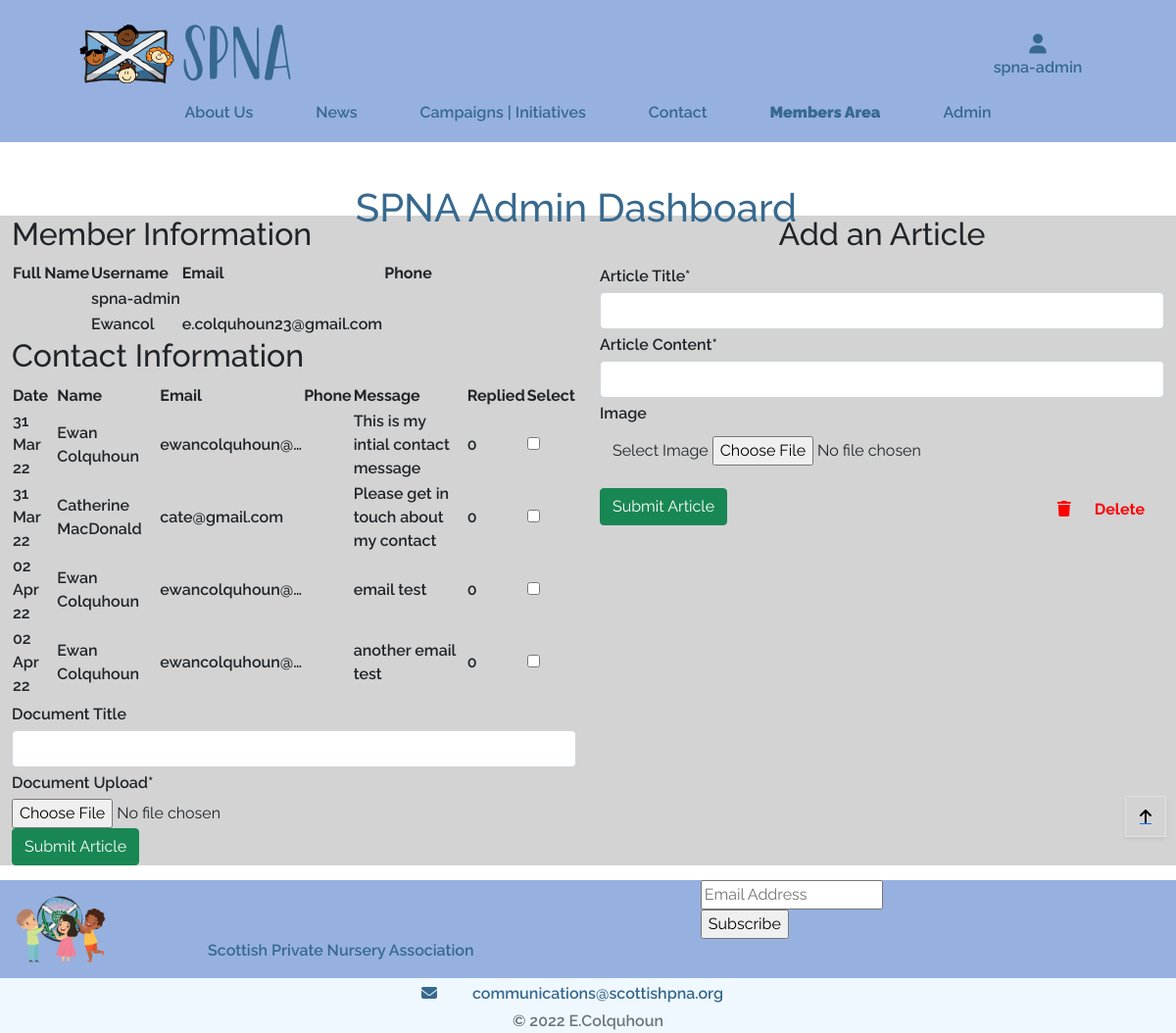
Page /spna_admin/ (signed in) on the committed database.
### contact/models.py (models this page shows, shortened)
class Contact(models.Model):
    name = models.CharField(max_length=30, null=False, blank=False)
    phone_regex = RegexValidator(regex=r'^\+?1?\d{9,15}$', message="Phone number must be entered in the format: '+999999999'. Up to 15 digits allowed.")
    phone_number = models.CharField(validators=[phone_regex], max_length=17, blank=True) # Validators should be a list
    email = models.EmailField(
        max_length=40,
        blank=False,
        help_text='Email must include "@"')
    message = models.TextField(blank=False, null=False)
    replied = models.IntegerField(choices=REPLIED, default=False)
    created = models.DateTimeField(auto_now=True)
    objects = models.Manager()
    class Meta:
        ordering = ['created']

### spna_admin/views.py (the view)
# urls.py: path('spna_admin/', include('spna_admin.urls')),
@login_required
def spna_admin(request):
    docForm = DocumentForm()
    form = ArticleForm()
    users = User.objects.all()
    contacts = Contact.objects.all()
    context = {
        'docForm': docForm,
        'form': form,
        'users': users,
        'contacts': contacts,
    }
    return render(request, 'spna_admin/spna_admin.html', context)

### contact/forms.py
class ContactForm(forms.ModelForm):
    class Meta:
        model = Contact
        fields = ('name', 'phone_number', 'email', 'message')
        widgets = {
            'message': SummernoteWidget(),
            'email': forms.EmailInput(
                attrs={'placeholder': 'you@youremail.com'}),
            'phone_number': forms.TextInput(
                attrs={'placeholder': '+44 1234567890',
                       'rows': 1, 'cols': 15})
        }

### member/forms.py
class DocumentForm(forms.ModelForm):
    class Meta:
        model = Document
        fields = ('title', 'doc',)
    def __init__(self, *args, **kwargs):
        super().__init__(*args, **kwargs)
        self.fields['title'].label = 'Document Title'
        self.fields['doc'].label = 'Document Upload'

### contact/context.py (called while the page is built)
def contact_modal(request):
    article = Articles.objects.all()
    doc = Document.objects.all()
    contact_form = ContactForm()
    context = {
        'contact_form': contact_form,
        'article': article,
        'doc': doc,
    }
    return context

### spna_admin/templates/spna_admin/spna_admin.html (shortened to what this page needs)
{% extends "base.html" %}
{% load static %}
{% load crispy_forms_tags %}
{% block extra_css %}
<link rel="stylesheet" type="text/css" href="{% static 'spna_admin/css/spna_admin.css' %}">
{% endblock %}
{% block page_header %}
    <div class="container-fluid header-container">
    </div>
{% endblock %}
{% block content %}
<section id="admin-header">
    <div class="conatiner-fluid text-center">
        <div class="row h-100 w-100">
            <div class="col-12 p-5 h-100 w-100 text-center">
                <h1 id="admin-title" class="text-blue">SPNA Admin Dashboard</h1>
            </div>
        </div>
    </div>
</section>
<section id="admin-dashboard" class="bg-light-grey">
    <div class="container-fluid">
        <div class="row">
            <div class="col-12 col-md-6 mx-auto">
                <div>
                    <div class="member-table-head">
                        <h2>Member Information</h2>
                    </div>
                    <table>
                        <tr>
                            <th>Full Name</th>
                            <th>Username</th>
                            <th>Email</th>
                            <th>Phone</th>
                        </tr>
                        {% for user in users %}
                        <tr>
                            <td>{{user.first_name}} {{user.last_name}}</td>
                            <td>{{user.username}}</td>
                            <td>{{user.email}}</td>
                            <td>{{user.phone}}</td>
                        </tr>
                        {% endfor %}
                    </table>
                </div>
                <div class="div">
                    <div class="contact-table-head">
                        <h2>Contact Information</h2>
                    </div>
                    <table>
                        <tr>
                            <th>Date</th>
                            <th>Name</th>
                            <th>Email</th>
                            <th>Phone</th>
                            <th>Message</th>
                            <th>Replied</th>
                            <th>Select</th>
                        </tr>
                        {% for contact in contacts %}
                        <tr>
                            <td>{{contact.created|date:"d M y" }}</td>
                            <td>{{contact.name}}</td>
                            <td>{{contact.email|truncatechars:15}}</td>
                            <td>{{contact.phone}}</td>
                            <td>{{contact.message|cut:"<p>"|cut:"</p>"}}</td>
                            <td>{{contact.replied}}</td>
                            <td><input type="checkbox" id="select" name="email" value="{{contact.email}}"></td>
                        </tr>
                        {% endfor %}
                    </table>
                </div>
            </div>
            <div class="col-12 col-md-6 mx-auto">
                <div class="text-center">
                    <h2>Add an Article</h2>
                </div>
                <form class="admin-form" action="{% url 'add_article' %}" method="POST" enctype="multipart/form-data">
                    {{ form|crispy }}
                    <div>
                        <button class="btn btn-success">Submit Article</button>
                        <a id="delete-button" data-bs-toggle="modal" data-bs-target="#delete-modal" href="#delete-modal"><i class="fas fa-trash"></i>Delete</a>
                    </div>
                </form>
            </div>
        </div>
        <div class="row">
            <div class="col-6">
                <form class="admin-form" action="{% url 'add_document' %}" method="POST" enctype="multipart/form-data">
                    {{ docForm|crispy }}
                    <div>
                        <button class="btn btn-success">Submit Article</button>
                    </div>
                </form>
            </div>
        </div>
    </div>
</section>
{% endblock %}

### templates/base.html (shortened to what this page needs)
{% load static %}
{% load crispy_forms_tags %}
<!doctype html>
<html lang="en">
    <head>
        {% block corecss %}
        <link rel="stylesheet"  type="text/css" href="https://cdnjs.cloudflare.com/ajax/libs/tiny-slider/2.9.4/tiny-slider.css">
        <link href="//cdn-images.mailchimp.com/embedcode/classic-10_7_dtp.css" rel="stylesheet" type="text/css">
        <link href="https://cdn.jsdelivr.net/npm/bootstrap@5.1.3/dist/css/bootstrap.min.css" rel="stylesheet">
        <link rel="stylesheet" href="{% static 'css/base.css' %}">
        {% endblock %}
        {% block extra_css %}
        {% endblock %}
    </head>
    <body>
        <header class="fixed-top bg-blue">
            <div id="topnav" class="row pt-lg-2 d-none d-lg-flex">
                <div class="col-12 col-md-8 mx-auto my-auto py-1 py-lg-0">
                    <a href="{% url 'home' %}" class="nav-link main-logo-link">
                        <img src="{{ spna }}/media/original/logo.png" alt="SPNA Logo">
                    </a>
                </div>
                <div class="col-12 col-md-2 mx-auto my-auto py-lg-0">
                    <div class="text-center other-nav" data-bs-toggle="dropdown">
                        <div><i class="fas fa-user fa-lg"></i></div>
                        <p class="my-0 link-text">{% if request.user.is_authenticated %}<span class="italic">{{user.username}}</span>{% else %}Join/Login{% endif %}</p>
                    </div>
                        {% include 'includes/account/spna_login.html' %}
                </div>
            </div>
            <div class="row cover">
                <div class="col-12 col-md-10 mx-auto">
                    <nav class="navbar navbar-expand-lg my-auto bg-blue h-100 w-100" id="navbarNav">
                        <div class="collapse navbar-collapse" id="main-nav">
                            <ul class="navbar-nav my-auto sticky-top">
                                <li class="nav-item">
                                    <a href="{% url 'about' %}">About Us</a>
                                </li>
                                <li class="nav-item ">
                                    <a href="{% url 'news' %}">News</a>
                                </li>
                                <li class="nav-item">
                                    <a href="{% url 'initiatives' %}">Campaigns | Initiatives</a>
                                </li>
                                <li class="nav-item">
                                    <a id="contact-button" data-bs-toggle="modal" data-bs-target="#myModal" href="#myModal">Contact</a>
                                </li>
                                {% if request.user.is_authenticated %}
                                <li class="nav-item">
                                    <a href="{% url 'member_area' %}"><strong>Members Area</strong></a>
                                </li>
                                {% endif %}
                                {% if request.user.is_authenticated %}
                                    {% if request.user.is_superuser %}
                                    <li class="nav-item">
                                        <a href="{% url 'spna_admin' %}">Admin</a>
                                    </li>
                                    {% endif %}
                                {% endif %}
                            </ul>
                        </div>
                    </nav>
                </div>
            </div>
        </header>
        {% block page_header %}
        {% endblock %}
        {% block content %}
        {% endblock %}
        <div class="btt-button shadow-sm rounded-0 border border-black">
            <a id="btt-link"class="btt-link d-flex h-100">
                <i id="btt-arrow" class="fas fa-arrow-up text-black mx-auto my-auto"></i>
            </a>
        </div>
        <footer class=" fixed-bottom">
            <div id="footer" class="container-fluid bg-blue">
                <div id="mailchimp-row" class="row">
                    <div class="col-12 col-md-2 d-none d-md-block ">
                        <img class="pl-3" src="{{ spna }}/media/original/cropped-SPNA_logo_icon.png" width="100px" height="100px" alt="Cropped SPNA logo">
                    </div>
                    <div class="col-12 col-lg-3 pb-0 mb-0 my-auto">
                        <p class="footer-logo text-blue">Scottish Private Nursery Association</p>
                    </div>
                    <div class="col-12 col-md-7">
                        <div id="mc_embed_signup">
                            <form action="https://hotmail.us14.list-manage.com/subscribe/post?u=291280cf52030472eb64f0704&amp;id=a51e9f2451" method="post" id="mc-embedded-subscribe-form" name="mc-embedded-subscribe-form" class="validate" target="_blank" novalidate>
                                <div id="mc_embed_signup_scroll">
                                    <div class="mc-field-group">
                                        <input placeholder="Email Address" type="email" value="" name="EMAIL" class="required email" id="mce-EMAIL">
                                    </div>
                                    <div class="d-inline">
                                        <input type="submit" value="Subscribe" name="subscribe" id="mc-embedded-subscribe" class="button btn-blue">
                                    </div>
                                </div>
                            </form>
                        </div>
                    </div>
                </div>
                <div id="inner-lower-footer" class="row">
                    <div class="col-12 text-center">
                        <div class="p-1">
                            <i class="fas fa-envelope"></i>
                            <a class="pl-1" href="mailto:communications@scottishpna.org">communications@scottishpna.org</a>
                        </div>
                        <span class="text-muted">&copy 2022 E.Colquhoun </span>
                    </div>
                </div>
            </div>
        </footer>
    </body>
</html>

### static/css/base.css (style rules this page uses)
html { height: 100%; scroll-behavior: smooth; }
body { font-family: 'Raleway', sans-serif; font-weight: 600; overflow-y: auto; padding-bottom: 171px; }
.row { padding: 0; }
.fixed-top { z-index: 10; }
#topnav { height: 85px; }
.cover { min-height: 60px; }
#main-nav { justify-content: center; }
.nav-item a, footer a { text-decoration: none; color: #37698e; padding: 0 2rem; }
.bg-blue { background-color: #96b1e0; }
.bg-light-grey { background-color: lightgrey; }
.text-blue { color: #37698e; }
#footer { position: absolute; bottom: 0; align-items: center; height: fit-content; }
#inner-lower-footer { background-color: aliceblue; max-height: max-content; }
#btt-arrow { mix-blend-mode: difference; color: antiquewhite; }
.btt-button { height: 42px; width: 42px; position: fixed; bottom: 200px; right: 10px; }
.btt-link { cursor: pointer; }
#mc_embed_signup { float: right; width: 70%; }
#mc_embed_signup .mc-field-group { width: 98%; }
.fas, .link-text { color: rgb(55,105,142); }
.main-logo-link { width: fit-content; }
@media (min-width: 992px) { .header-container { padding-top: 140px; } }

### spna_admin/static/spna_admin/css/spna_admin.css (style rules this page uses)
#admin-header { height: 10vh; color: black; }
.admin-form label { padding: 4px 0px; }
#delete-button { padding: 10px 20px; float:right; color: red; text-decoration: none; font-weight: bold; border-radius: 5px; }
#delete-button i { color: red; padding-right: 1.5rem; }

### rows in the picture
Contact: created "31 Mar 22", name "Ewan Colquhoun", email "ewancolquhoun@…", message "This is my intial contact message", replied "0"
Contact: created "31 Mar 22", name "Catherine MacDonald", email "cate@gmail.com", message "Please get in touch about my contact", replied "0"
Contact: created "02 Apr 22", name "Ewan Colquhoun", email "ewancolquhoun@…", message "email test", replied "0"
Contact: created "02 Apr 22", name "Ewan Colquhoun", email "ewancolquhoun@…", message "another email test", replied "0"

### other values in the picture
{{ user.username }} "spna-admin"
{{ user.username }} "Ewancol"
{{ user.email }} "e.colquhoun23@gmail.com"
